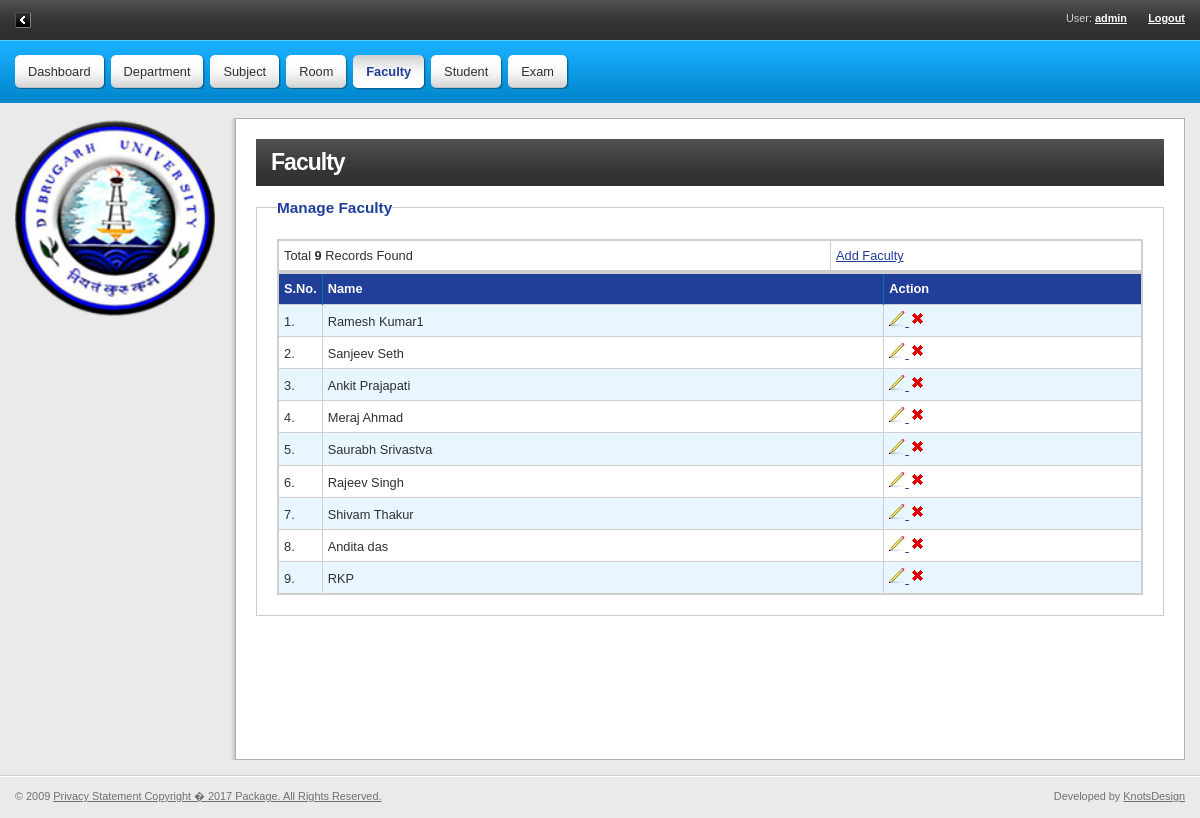
Page /manage_faculty.php (signed in) on the committed database.
### tables this page shows
CREATE TABLE `faculty` (
  `faculty_id` int(11) NOT NULL,
  `name` varchar(100) NOT NULL,
  `user_name` varchar(20) NOT NULL,
  `password` varchar(20) NOT NULL
);

### manage_faculty.php (the view, shortened to what this page needs)
<?php ob_start();
	$tableName = "faculty";
	$limit = 10;
	$searchcriteria = "";
	$query = "";
	if($searchcriteria == '') {
		$query = "SELECT COUNT(*) as num FROM $tableName";
	} else {
		$query = "SELECT COUNT(*) as num FROM $tableName $searchcriteria"; }
	$total_pages = mysql_fetch_array(mysql_query($query));
	$total_pages = $total_pages['num'];
	$page = empty($_GET['page']) ? 0 : mysql_real_escape_string($_GET['page']);
	if($page){
		$start = ($page - 1) * $limit;
	}else{
		$start = 0;
		}
	$query1 = "";
	if($searchcriteria == '') {
		$query1 = "SELECT * FROM $tableName order by faculty_id LIMIT $start, $limit";
	} else {
		$query1 = "SELECT * FROM $tableName $searchcriteria  order by faculty_id LIMIT $start, $limit";
	}
	$result = mysql_query($query1) or die(mysql_error());
?>
<!DOCTYPE html PUBLIC "-//W3C//DTD XHTML 1.0 Strict//EN" "http://www.w3.org/TR/xhtml1/DTD/xhtml1-strict.dtd">
<html xmlns="http://www.w3.org/1999/xhtml" xml:lang="en" lang="en">
<head>
    <?php include('comman.php');?>
</head>
<body>
<?php include('header.php');?>
	<div id="cols" class="box">
        <?php include('left.php'); ?>
		<div id="content" class="box">
			<h1>Faculty</h1>
			     <fieldset style="padding:20px;">
				<legend> <span class="headbox">Manage Faculty</span></legend>
               <div class="divshow">
               <table align="center" width="100%">
					<tr>
					 <td class="rd1">
					Total <b><?=$total_pages;?> </b> Records Found
					</td>
<td><a href="faculty.php">Add Faculty</a></td>
					</tr>
				</table>
            	<table align="center" style="padding:1px;" width="100%">
				<tr>
				    <th width="5%">S.No.</th>
                    <th width="65%">Name</th>
						<th>Action</th>
				</tr>
				<?php $i=1; $j=1; $k=0; while($data =mysql_fetch_array($result)){?>
                <tr class="<?php if($i%2==1){echo "bg";} ?>">
				    <td><?php echo ++$start;?>.</td>
                    <td><?php echo $data['name']; ?> </td>
					 <td>
					 <a href="faculty.php?pagename=<?php echo substr($_SERVER["SCRIPT_NAME"],strrpos($_SERVER["SCRIPT_NAME"],"/")+1).'&'.$_SERVER['QUERY_STRING'];?>&editID=<?php echo $data['faculty_id']; ?>" title="Edit Faculty"> <img src="design/pencil.png" /> </a>
					<a href="#" title="Delete Faculty" onClick="javascript: var conf = confirm('Are You Want To Delete This Record?');if(conf){location.href='faculty.php?delID=<?php echo $data['faculty_id']; ?>';}" ><img src="design/ico-delete.gif" /></a></td>
				</tr>
                <?php $i++; } ?>
			</table>
            </div>
			</fieldset>
		</div>
	</div>
	<?php include('footer.php'); ?>
</div>
</body>
</html>

### css/main.css (style rules this page uses)
body { font:0.8em/1.5 "arial", sans-serif; }
h1, h2, h3, h4, h5, h6, address, blockquote, dl, fieldset, ol, p, table, ul { margin:15px 0; }
#content h1 { font-size:180%; }
#content table { margin:0; border-collapse:collapse; }
#content table th, #content table td { padding:5px 5px; }
#content table th { text-align:left; vertical-align:middle; font-weight:bold; }
#content fieldset { position:relative; margin:10px 0; padding:10px; }
#content legend { font-size:120%; font-weight:bold; }
#content { padding:20px; overflow:hidden; }
#content h1 { margin:0; padding:10px 15px; background:url("../design/content-h1.gif") 0 0 repeat-x; letter-spacing:-1px; }

### css/2col.css (style rules this page uses)
#cols { position:relative; margin:15px 0; padding-right:15px; background:url("../design/content.gif") 230px 0 repeat-y; }
#content { margin-left:232px; overflow:visible; }
html>body #content { margin-left:0; overflow:hidden; }

### css/style.css (style rules this page uses)
body { background-color:#eaeaea; color:#303030; }
a { color:#213F99; }
#content table { border:2px solid #cfcfcf; }
#content table th { border-right:1px solid #0074B3; background-color:#213F99; color:#fff; }
#content table td { border:1px solid #cfcfcf; }
#content table tr.bg td { background-color:#e8f6ff; }
#content fieldset { border:1px solid #ccc; }
#content legend { background:#FFF; color:#213F99; }
#content { border:1px solid #afafaf; background:#fff; }
#content h1 { background-color:#303030; color:#fff; }
body { font-family: arial; }

### css/mystyle.css (style rules this page uses)
h1 { font:14px Tahoma, Arial, Helvetica, sans-serif; font-weight:bold; color:#ffffff; padding-bottom:5px; }

### css/1col.css (style rules this page uses)
#cols { margin:15px; background:none; }

### comman.php (style rules this page uses)
#content { min-height:600px; }

### rows in the picture
faculty: name "Ramesh Kumar1"
faculty: name "Sanjeev Seth"
faculty: name "Ankit Prajapati"
faculty: name "Meraj Ahmad"
faculty: name "Saurabh Srivastva"
faculty: name "Rajeev Singh"
faculty: name "Shivam Thakur"
faculty: name "Andita das"
faculty: name "RKP"

### other values in the picture
$_SESSION['Admin_Name'] "admin"
$total_pages "9"
